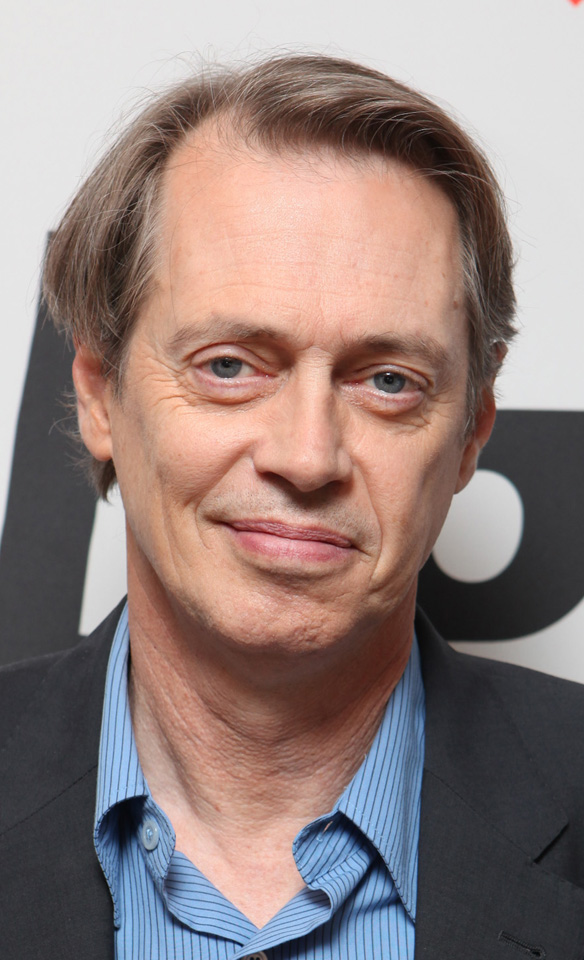
#> input picture test_images/buscemi_test.jpg, 584 x 960 px
$ jupyter execute --allow-errors newAzureML_deploy.ipynb   (older library calls are emulated)
#> lines starting #> are read from the running program, lines starting #| are printed output that depends on the picture
### myImageLibrary.py
import numpy as np
import scipy.misc
import cv2
import glob
import os
import math
import pickle
import base64


# [4 lines left out: function showimage, not called in this run]

def extract_face(img,FACE_CASCADE,return_rectangles = False):
    img_gray = cv2.cvtColor(img,cv2.COLOR_BGR2GRAY)
    rectangles = FACE_CASCADE.detectMultiScale(img_gray, 1.3, 5)
    faces = []
    for (x,y,w,h) in rectangles:
        cropped_face = img[y:y+h,x:x+w]
        faces.append(cropped_face)
    if return_rectangles:
        return faces, rectangles
    else:
        return faces

# [10 lines left out: function extract_faces_bulk, not called in this run]

def crop_center(image,cropx,cropy):
    w = image.shape[1]
    h = image.shape[0]
    startx = w//2-(cropx//2)
    starty = h//2-(cropy//2)
    return image[starty:starty+cropy, startx:startx+cropx]

def resize_crop(image,square_size):
    w = image.shape[1]
    h = image.shape[0]
    min_dim = min(w,h)
    max_square_image = crop_center(image, min_dim, min_dim)
    result = cv2.resize(max_square_image,(square_size,square_size),0,0)
    return result


# [6 lines left out: function get_images, not called in this run]

def preprocess(img,transpose=True,normalize=False):
    #takes an image (face) of shape (x,x,3), transforms it to shape (1,3,x,x), pickles it and encodes to base64.
    #also normalizes before encoding if normalize=True
    #only transposes if tranpose=True
    if transpose:
        img = img.transpose(2,0,1)
    if normalize:
        img = np.around(img/255.0, decimals = 12)
    img = np.expand_dims(img,axis=0)
    img_pkl = pickle.dumps(img)
    img_base64 = base64.b64encode(img_pkl)
    return img_base64

### newAzureML_deploy.ipynb
[cell 1]
from azureml.core import Workspace, Experiment, Run
import math, random, pickle, json
from azureml.core.model import Model
from azureml.core import Image
from azureml.core.image import ContainerImage
from azureml.core.webservice import AciWebservice, Webservice, AksWebservice
import myImageLibrary
import cv2
import numpy as np
import os

##### 1 Setting the workspace from the config.json file and authenticating

#> (a cell that did not finish here is left out)

##### 2 Registering the model

first fetch the model from a succesful previous run and save it in the working directory.

#> (a cell that did not finish here is left out)

#> (a cell that did not finish here is left out)

You should now see the model in your Workspace in the Azure Portal. If you uploaded a model with this name before, it will get an incremented version tag.

##### 3 Creating an image with the model, dependencies and scoring script

#> (a cell that did not finish here is left out)

Note: if you update the files and run the cell below again with the same image name, the new image will appear in the portal in the Workspace with a different version tag.

#> (a cell that did not finish here is left out)

image.wait_for_creation() is required here. Otherwise, if you proceed below to deploy the webservice from the image before it is fully created, it will raise an error saying that the image's creation state is not "Succeeded". The state will still be "running".

If you don't wait_for_creation(), the image will eventually appear as "Succeeded" in the Azure portal, but its state will not be updated here (image.creation_state will still return "running"). You must then manually update it with image.update_creation_state().

https://docs.microsoft.com/en-us/python/api/azureml-core/azureml.core.image(class)?view=azure-ml-py#update-creation-state

#> (a cell that did not finish here is left out)

The image is now visible in your Workspace in the Azure portal

##### 4 Deploying a service to Azure Container Instances (ACI)

#> (a cell that did not finish here is left out)

#> (a cell that did not finish here is left out)

##### 5 Inference

Loading an image, extracting the face, preprocessing and base64 encoding it, sending it to the service.

code taken from callservice.py

[cell 10]
FACE_CASCADE = cv2.CascadeClassifier("haarcascade_frontalface_default.xml")

[cell 11]
img_raw = cv2.imread("test_images/buscemi_test.jpg")
#> img_raw is the input picture: shape (960, 584, 3); mean B, G, R 126.2, 129.4, 147
faces = myImageLibrary.extract_face(img_raw,FACE_CASCADE)
#> in extract_face, `img_gray = cv2.cvtColor(img,cv2.COLOR_BGR2GRAY)`:
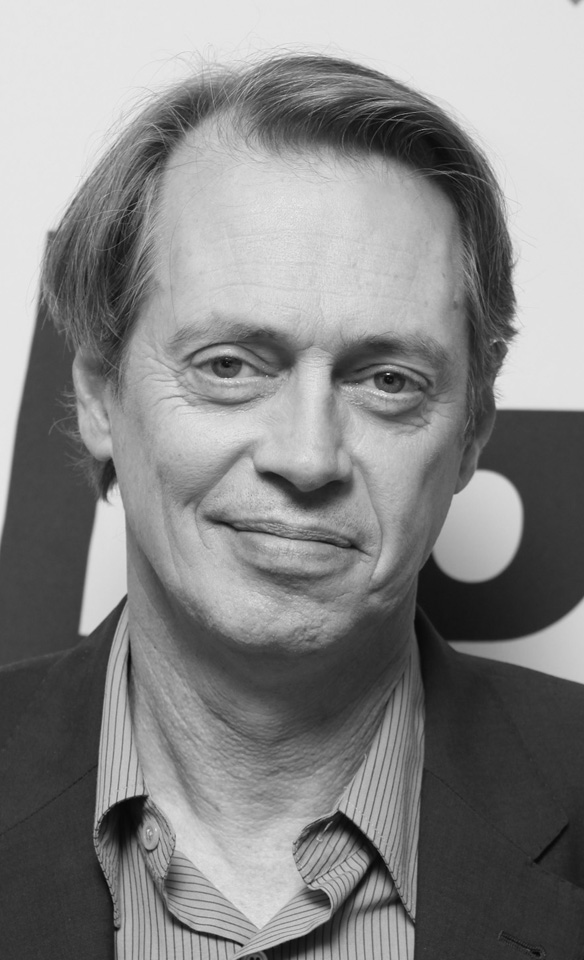
#> img_gray: shape (960, 584); min 6, max 236, mean 134.3
#> in extract_face, `rectangles = FACE_CASCADE.detectMultiScale(img_gray, 1.3, 5)`: rectangles = [[96, 206, 424, 424]]
#> the loop in extract_face, `for (x,y,w,h) in rectangles:` made 1 pass
#> pass 1, in extract_face, `cropped_face = img[y:y+h,x:x+w]`:
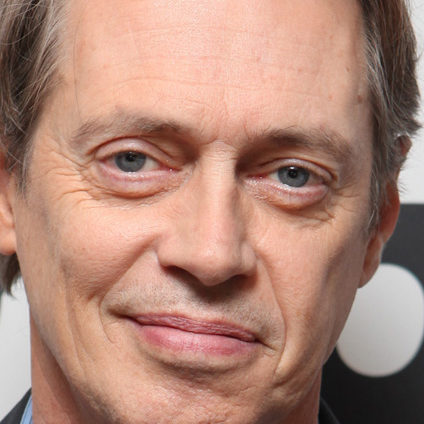
#> cropped_face: shape (424, 424, 3); mean B, G, R 119.5, 134.7, 174.9
#> after the loop in extract_face, `for (x,y,w,h) in rectangles:`: faces = 1 item
#> faces = 1 item
#> (the rest of this cell did not finish here and is left out)

#> in resize_crop, `result = cv2.resize(max_square_image,(square_size,square_size),0,0)`:
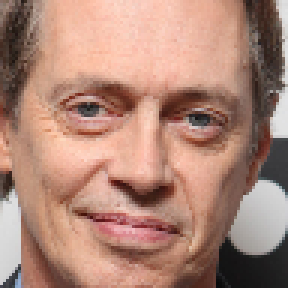
#> result: shape (96, 96, 3) (shown 3 times larger); mean B, G, R 119.4, 134.6, 174.8
    face = np.around(face/255.0, decimals = 12)
    img_base64 = myImageLibrary.preprocess(face)
    person = service.run(img_base64)
    print(person)

$ run again, with test_images/dicaprio_test.jpg copied over test_images/buscemi_test.jpg
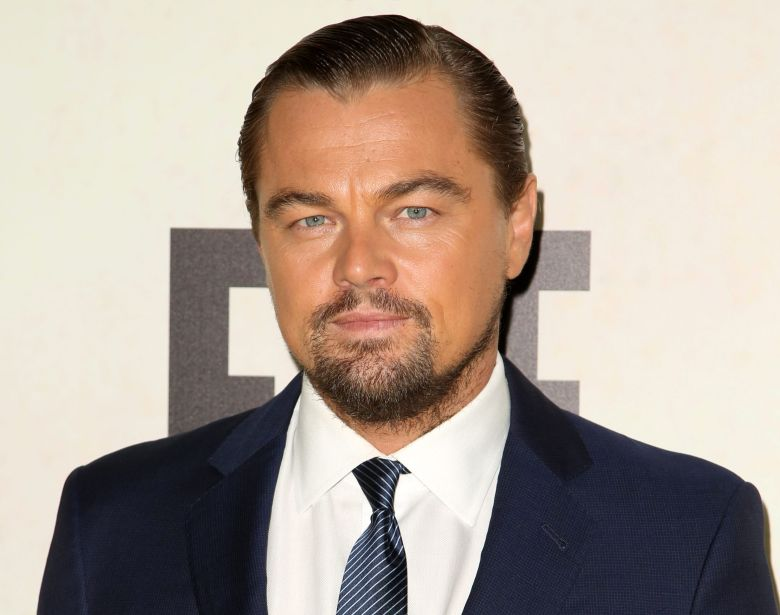
#> input picture test_images/dicaprio_test.jpg, 780 x 615 px
#> img_raw is the input picture: shape (615, 780, 3); mean B, G, R 151.7, 162, 175.2
#> in extract_face, `img_gray = cv2.cvtColor(img,cv2.COLOR_BGR2GRAY)`:
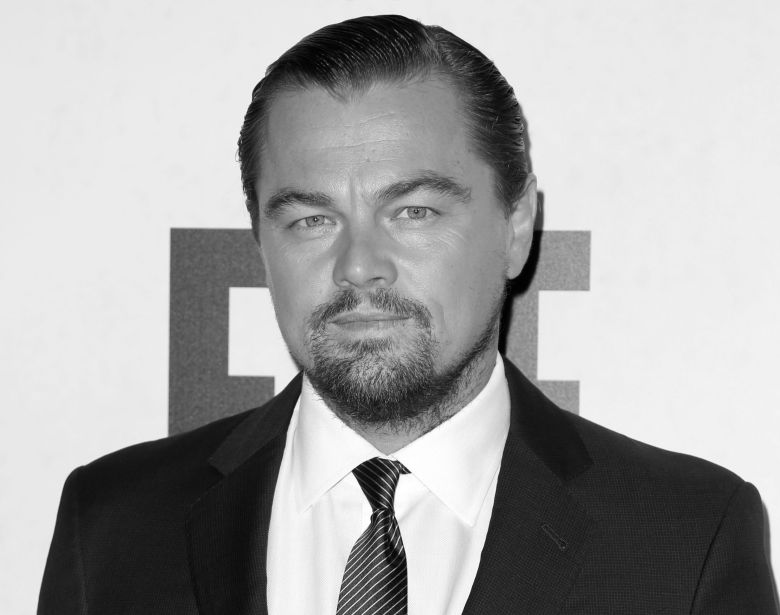
#> img_gray: shape (615, 780); min 0, max 255, mean 164.8
#> rectangles = [[232, 95, 284, 284]]
#> the loop in extract_face, `for (x,y,w,h) in rectangles:` made 1 pass
#> after the loop in extract_face, `for (x,y,w,h) in rectangles:`: faces = 1 item
#> in resize_crop, `result = cv2.resize(max_square_image,(square_size,square_size),0,0)`:
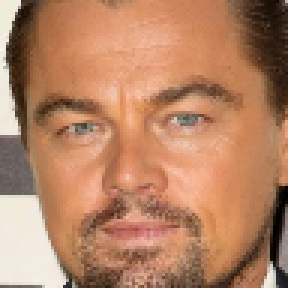
#> result: shape (96, 96, 3) (shown 3 times larger); mean B, G, R 100.2, 130.8, 181.7

$ run again, with test_images/jennifer_test.jpg copied over test_images/buscemi_test.jpg
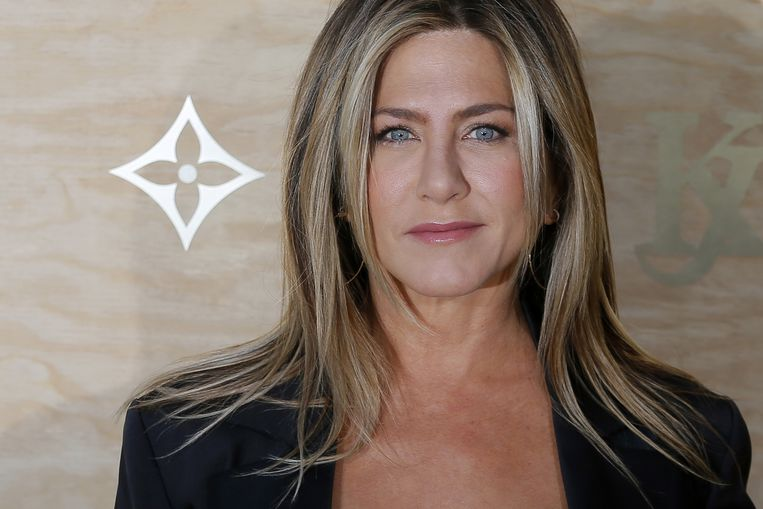
#> input picture test_images/jennifer_test.jpg, 763 x 509 px
#> img_raw is the input picture: shape (509, 763, 3); mean B, G, R 106.2, 117.2, 131.9
#> in extract_face, `img_gray = cv2.cvtColor(img,cv2.COLOR_BGR2GRAY)`:
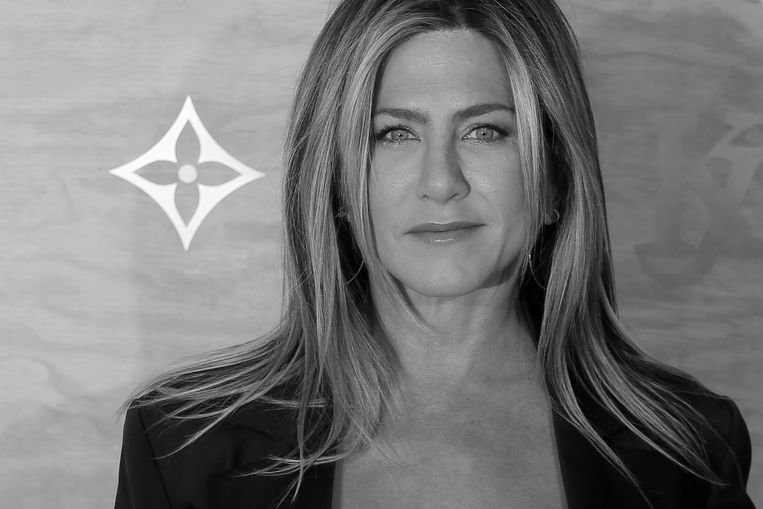
#> img_gray: shape (509, 763); min 0, max 255, mean 120.3
#> rectangles = [[332, 44, 229, 229]]
#> the loop in extract_face, `for (x,y,w,h) in rectangles:` made 1 pass
#> after the loop in extract_face, `for (x,y,w,h) in rectangles:`: faces = 1 item
#> in resize_crop, `result = cv2.resize(max_square_image,(square_size,square_size),0,0)`:
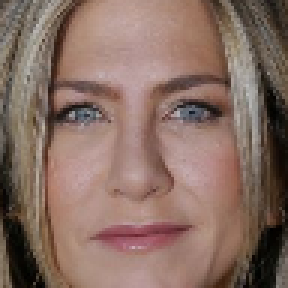
#> result: shape (96, 96, 3) (shown 3 times larger); mean B, G, R 98.7, 109.2, 135
